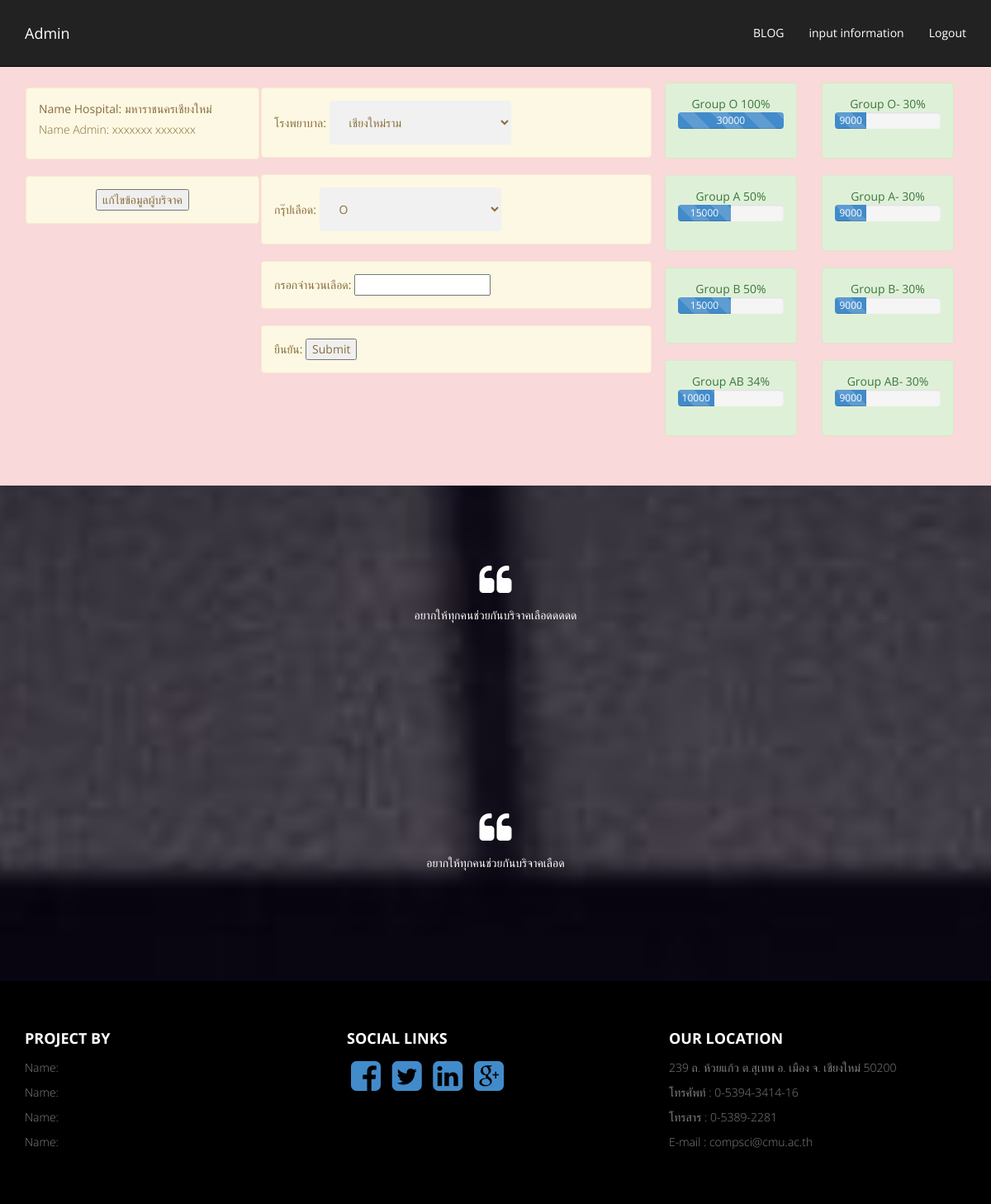
Screenshot of /HostAdmin.php (signed in) with the database file from the repository.
### tables this page shows
CREATE TABLE `user` (
  `username` varchar(15) NOT NULL,
  `password` varchar(10) NOT NULL,
  `h_name` varchar(20) DEFAULT NULL
);

CREATE TABLE `hospital` (
  `h_name` varchar(20) NOT NULL,
  `A_vol` float DEFAULT NULL,
  `B_vol` float DEFAULT NULL,
  `O_vol` float DEFAULT NULL,
  `AB_vol` float DEFAULT NULL,
  `A_neg_vol` float DEFAULT NULL,
  `B_neg_vol` float DEFAULT NULL,
  `O_neg_vol` float DEFAULT NULL,
  `AB_neg_vol` float DEFAULT NULL
);

### HostAdmin.php (the view, shortened to what this page needs)
<!DOCTYPE html>
<html xmlns="http://www.w3.org/1999/xhtml">
<head>
        <link href="assets/css/bootstrap.css" rel="stylesheet" />
        <link href="assets/css/font-awesome.min.css" rel="stylesheet" />
        <link href="assets/css/style.css" rel="stylesheet" />
    </head>
    <body >
  <?php
  $user = $_SESSION['U'];
        include 'connect.php';
        $sql = "select h_name from user where username = '$user' ";
        $result = $conn->query($sql);
        $row = $result->fetch_assoc();
        $hos = $row['h_name'];
        ?>
        <div class="navbar navbar-inverse navbar-fixed-top" >
          <div class="container">
            <div class="navbar-header">
            <a class="navbar-brand" href="HostAdmin.php">Admin</a>
        </div>
        <div class="navbar-collapse collapse">
          <ul class="nav navbar-nav navbar-right">
            <li><a href="blog.html">BLOG</a></li>
            <li><a href="InputInformation.php">input information</a></li>
            <li><a href="logout.php">Logout</a></li>
        </ul>
    </div>
</div>
</div>
<section id="intro">
  <div class="container ">
    <div class="col text-center navbar col-md-3 col-sm-3 " >
     <div class="row text-left pad-row">
      <div class="alert alert-warning">
        Name Hospital: <?php echo $hos; ?> <p>
        Name Admin: xxxxxxx  xxxxxxx<p>
    </div>
    <div class="alert alert-warning">
        <center><input type="submit" value="แก้ไขข้อมูลผู้บริจาค"></center>
    </div>
</div>
</div>
<?php
$sql = "select h_name,username from user where username <> '$user'";
$result = $conn->query($sql);
?>
<div class="col text-center navbar col-md-5 col-sm-5 " >
    <from method="post" action="sendblood.php" >
       <div class="row text-left pad-row">
        <div class="alert alert-warning">
          โรงพยาบาล:
          <select id="hospital" name="hospital">
            <?php
            while ($row=$result->fetch_assoc()) {
              $name = $row['h_name'];
              echo '<option value=" '.$row['username'].' ">';
              echo $name."</option>";
          }
          ?>
      </select>
  </div>
  <div class="alert alert-warning">
      กรุ๊ปเลือด:
      <select id="hospital" name="blood">
          <option  value="1">O</option>
      </select>
  </div>
  <div class="alert alert-warning">
      กรอกจำนวนเลือด:  <input type="text" id="num_blood" name="num_blood">
  </div>
  <div class="alert alert-warning">
      ยืนยัน:  <input type="submit" value="Submit" >
  </div>
</div>
</div>
<?php
$sql2= "select * from hospital inner join user on hospital.h_name=user.h_name where username = '$user'";
$result2 = $conn->query($sql2);
$row = $result2->fetch_assoc();
        $a = $row['A_vol'];
        $b = $row['B_vol'];
        $o = $row['O_vol'];
        $ab = $row['AB_vol'];
        $an = $row['A_neg_vol'];
        $bn = $row['B_neg_vol'];
        $on = $row['O_neg_vol'];
        $abn = $row['AB_neg_vol'];
        $div =  max($a,$b,$o,$ab,$an,$bn,$on,$abn);
        ?>
        <div class="col text-center navbar-right col-md-2 col-sm-2 " >
         <p>
          <div class="col-md-12">
            <div class="row text-center pad-row">
              <div class="alert alert-success">
                 <?php
                 echo '<div class="skill-name">Group O- '.ceil($on/$div * 100)."%</div>";
                 ?>
                 <div class="progress progress-striped active progress-adjust">
                  <div class="progress-bar progress-bar-primary" role="progressbar" aria-valuenow="100"    aria-valuemin="0" aria-valuemax="100" style="width: <?php echo ceil($on/$div * 100); ?>%">
                   <?php echo ($on); ?>
               </div>
           </div>
       </div>
       <div class="alert alert-success">
        <?php             echo '<div class="skill-name">Group A- '.ceil($an/$div * 100).'%</div>' ;  ?>
        <div class="progress progress-striped active progress-adjust">
            <div class="progress-bar progress-bar-primary" role="progressbar" aria-valuenow="100"    aria-valuemin="0" aria-valuemax="100" style="width: <?php echo ceil($an/$div * 100); ?>%">
              <?php echo ($an); ?>
          </div>
      </div>
  </div>
  <div class="alert alert-success">
    <?php            echo  '<div class="skill-name">Group B- '.ceil($bn/$div * 100).'%</div>'; ?>
    <div class="progress progress-striped active progress-adjust">
        <div class="progress-bar progress-bar-primary" role="progressbar" aria-valuenow="100"    aria-valuemin="0"            aria-valuemax="100" style="width: <?php echo ceil($bn/$div * 100); ?>%">
          <?php echo ($bn); ?>
      </div>
  </div>
</div>
<div class="alert alert-success">
    <?php          echo   '<div class="skill-name">Group AB- '.ceil($abn/$div * 100).'%</div>' ; ?>
    <div class="progress progress-striped active progress-adjust">
      <div class="progress-bar progress-bar-primary" role="progressbar" aria-valuenow="100"    aria-valuemin="0"               aria-valuemax="100" style="width: <?php echo ceil($abn/$div * 100); ?>%">
        <?php echo ($abn); ?>
    </div>
</div>
</div>
</div>
</div>
</div>
<div class="col text-center navbar-right col-md-2 col-sm-2" >
  <p>
   <div class="col-md-16">
     <div class="col text-center pad-row">
       <div class="alert alert-success">
        <?php            echo '<div class="skill-name">Group O '.ceil($o/$div * 100).'%</div>'   ?>
        <div class="progress progress-striped active progress-adjust">
          <div class="progress-bar progress-bar-primary" role="progressbar" aria-valuenow="100" aria-valuemin="0" aria-valuemax="100" style="width: <?php echo ceil($o/$div * 100); ?>%">
            <?php echo ($o); ?>
        </div>
    </div>
</div>
<div class="alert alert-success">
    <?php         echo  '<div class="skill-name">Group A '.ceil($a/$div * 100).'%</div>'; ?>
    <div class="progress progress-striped active progress-adjust">
        <div class="progress-bar progress-bar-primary" role="progressbar" aria-valuenow="100" aria-valuemin="0" aria-valuemax="100" style="width: <?php echo ceil($a/$div * 100); ?>%">
          <?php echo ($a); ?>
      </div>
  </div>
</div>
<div class="alert alert-success">
 <div class="skill-name">Group B <?php echo ceil($b/$div * 100); ?>%</div>
 <div class="progress progress-striped active progress-adjust">
  <div class="progress-bar progress-bar-primary" role="progressbar" aria-valuenow="100" aria-valuemin="0" aria-valuemax="100" style="width: <?php echo ceil($b/$div * 100); ?>%">
    <?php echo ($b); ?>
</div>
</div>
</div>
<div class="alert alert-success">
   <div class="skill-name">Group AB <?php echo ceil($ab/$div * 100); ?>%</div>
   <div class="progress progress-striped active progress-adjust">
    <div class="progress-bar progress-bar-primary" role="progressbar" aria-valuenow="100" aria-valuemin="0" aria-valuemax="100" style="width: <?php echo ceil($ab/$div * 100); ?>%">
      <?php echo ($ab); ?>
  </div>
</div>
</div>
</div>
</div>
</div>
</div>
</section>
<section  class="note-sec" >
 <div class="container">
   <div class="row text-center pad-row" >
    <div class="col-md-8 col-md-offset-2 col-sm-8 col-sm-offset-2 ">
      <i class="fa fa-quote-left fa-3x"></i>
      <p>
        อยากให้ทุกคนช่วยกันบริจาคเลือดดดดด
    </p>
</div>
</div>
</div>
</section>
<?php include 'footer.php'; ?>
</body>
</html>

### footer.php (shortened to what this page needs)
<!DOCTYPE html>
<html>
<head>
        <link href="assets/css/bootstrap.css" rel="stylesheet" />
        <link href="assets/css/font-awesome.min.css" rel="stylesheet" />
        <link href="assets/css/style.css" rel="stylesheet" />
    </head>
    <body>
        <section  class="note-sec" >
           <div class="container">
               <div class="row text-center pad-row" >
                <div class="col-md-8 col-md-offset-2 col-sm-8 col-sm-offset-2 ">
                    <i class="fa fa-quote-left fa-3x"></i>
                    <p>
                        อยากให้ทุกคนช่วยกันบริจาคเลือด
                    </p>
                </div>
            </div>
        </div>
    </section>
    <section id="footer-sec" >
        <div class="container">
           <div class="row  pad-bottom" >
            <div class="col-md-4">
                <h4> <strong>Project by</strong> </h4>
                <p>
                    Name: <br>
                    Name: <br>
                    Name: <br>
                    Name: <br>
                </p>
            </div>
            <div class="col-md-4">
                <h4> <strong>SOCIAL LINKS</strong> </h4>
                <p>
                 <a href="#"><i class="fa fa-facebook-square fa-3x"  ></i></a>
                 <a href="#"><i class="fa fa-twitter-square fa-3x"  ></i></a>
                 <a href="#"><i class="fa fa-linkedin-square fa-3x"  ></i></a>
                 <a href="#"><i class="fa fa-google-plus-square fa-3x"  ></i></a>
             </p>
         </div>
         <div class="col-md-4">
           <h4> <strong>OUR LOCATION</strong> </h4>
           <p>
               239 ถ. ห้วยแก้ว ต.สุเทพ อ. เมือง จ. เชียงใหม่ 50200 <br/>
               โทรศัพท์ : 0-5394-3414-16  <br/>
               โทรสาร : 0-5389-2281 <br/>
               E-mail : compsci@cmu.ac.th
           </p>
       </div>
   </div>
</div>
</section>
    </body>
    </html>

### assets/css/style.css (style rules this page uses)
.text-center { text-align:center; }
i.fa { padding:5px; }
section { padding-top:50px; }
p { font-weight:300; line-height:30px; }
.pad-row { padding-top:40px; padding-bottom:40px; }
.pad-bottom { padding-bottom:50px; }
.navbar-inverse .navbar-nav > li > a { color: #FFF; }
.navbar-inverse .navbar-brand { color: #FFF; }
.navbar { padding:15px; -webkit-transition: background .8s ease-out,padding .8s ease-out; -moz-transition: background .8s ease-out,padding .8s ease-out; transition: background .8s ease-out,padding .8s ease-out; }
.note-sec { padding-bottom:50px; background: url(../img/4.jpg) no-repeat 50% 50%; background-attachment: fixed; -webkit-background-size: cover; -moz-background-size: cover; -o-background-size: cover; background-size: cover; width: 100%; display: block; height: auto; min-height:300px; color:#fff; }
#footer-sec { background-color:#000; color:#808080; }
#footer-sec h4 { text-transform:uppercase; color:#fff; }
select { width: 50%; padding: 16px 20px; border: none; border-radius: 4px; background-color: #f1f1f1; }

### rows the page displays
user: h_name "มหาราชนครเชียงใหม่", ceil($on/$div*100) "30", h_name.O_neg_vol "9000", ceil($an/$div*100) "30", h_name.A_neg_vol "9000", ceil($bn/$div*100) "30", h_name.B_neg_vol "9000", ceil($abn/$div*100) "30", h_name.AB_neg_vol "9000", ceil($o/$div*100) "100", h_name.O_vol "30000", ceil($a/$div*100) "50", h_name.A_vol "15000", ceil($b/$div*100) "50", h_name.B_vol "15000", ceil($ab/$div*100) "34", h_name.AB_vol "10000"

### other values shown
form field hospital "เชียงใหม่ราม"
